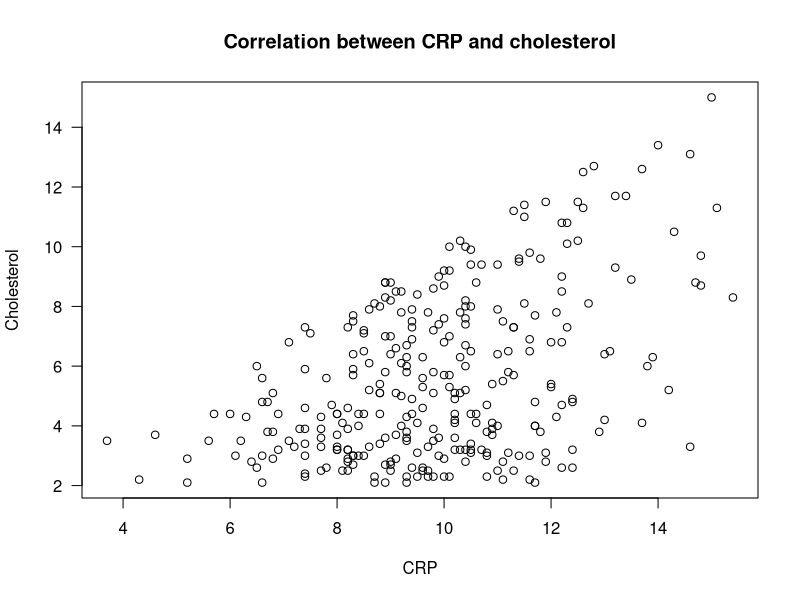
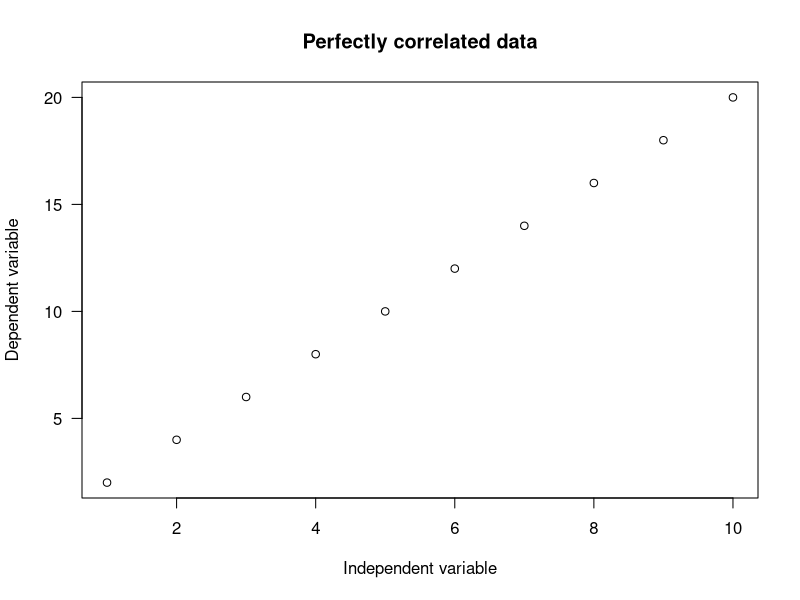
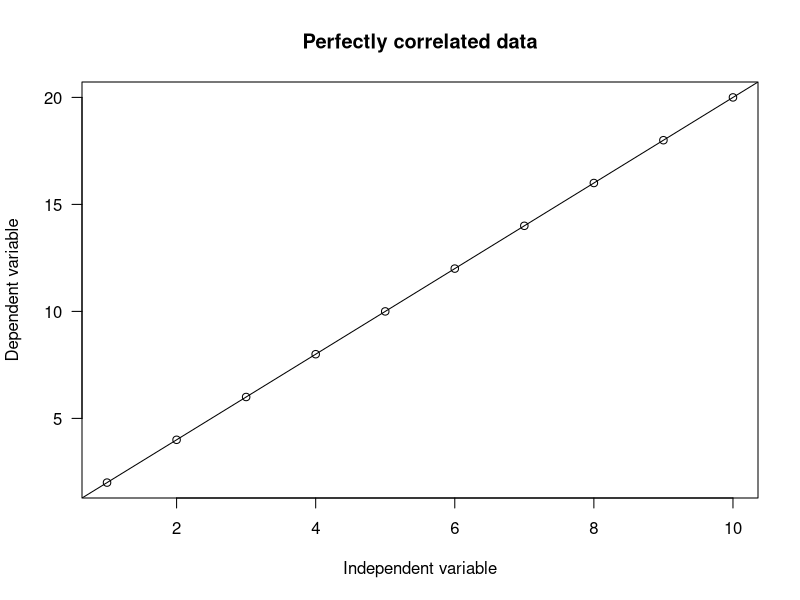
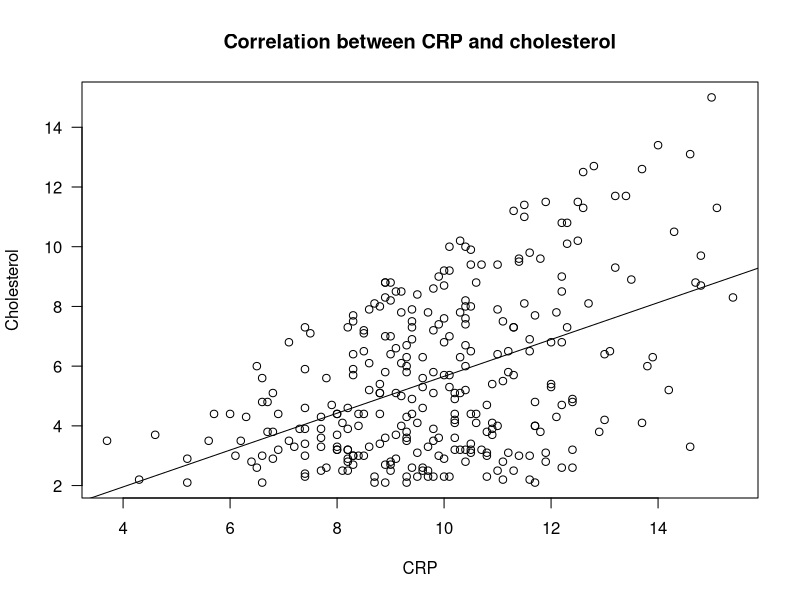

The R script that drew these images, in order:
## ---- chunk 1
knitr::opts_chunk$set(echo = TRUE)
setwd(getwd())
## ---- chunk 2
df <- read.csv("ProjectIIData.csv",
               header = TRUE)
## ---- chunk 3
plot(x = df$CRP,
     y = df$Cholesterol,
     main = "Correlation between CRP and cholesterol",
     xlab = "CRP",  # Variable listed first
     ylab = "Cholesterol",  # Variable listed second
     las = 1)
## ---- chunk 4
cov(df$CRP,
    df$Cholesterol)
## ---- chunk 5
# Using parenthesis to control the order of arithmetical operations
r = cov(df$CRP, df$Cholesterol) / (sd(df$CRP) * sd(df$Cholesterol))
r
## ---- chunk 6
cor.test(df$CRP,
         df$Cholesterol)
## ---- chunk 7
indep <- c(1:10)
dep <- 2 * indep  # Using broadcasting to multiply each value in indep by 2
## ---- chunk 8
plot(indep,
     dep,
     main = "Perfectly correlated data",
     xlab = "Independent variable",
     ylab = "Dependent variable",
     las = 1)
## ---- chunk 9
plot(indep,
     dep,
     main = "Perfectly correlated data",
     xlab = "Independent variable",
     ylab = "Dependent variable",
     las = 1)
abline(lm(dep ~ indep))
## ---- chunk 10
perfect_model <- lm(dep ~ indep)
summary(perfect_model)  # Printing a summary of the model
## ---- chunk 11
uni_lin_model <- lm(Cholesterol ~ CRP,  # Using formula notation
                    data = df)  # Specifying the data fram
summary(uni_lin_model)  # Printing a summary of the model
## ---- chunk 12
plot(x = df$CRP,
     y = df$Cholesterol,
     main = "Correlation between CRP and cholesterol",
     xlab = "CRP",  # Variable listed first
     ylab = "Cholesterol",  # Variable listed second
     las = 1)
abline(uni_lin_model)
## ---- chunk 13
mult_lin_model <- lm(Cholesterol ~ CRP + Triglyceride,
                     data = df)
summary(mult_lin_model)
